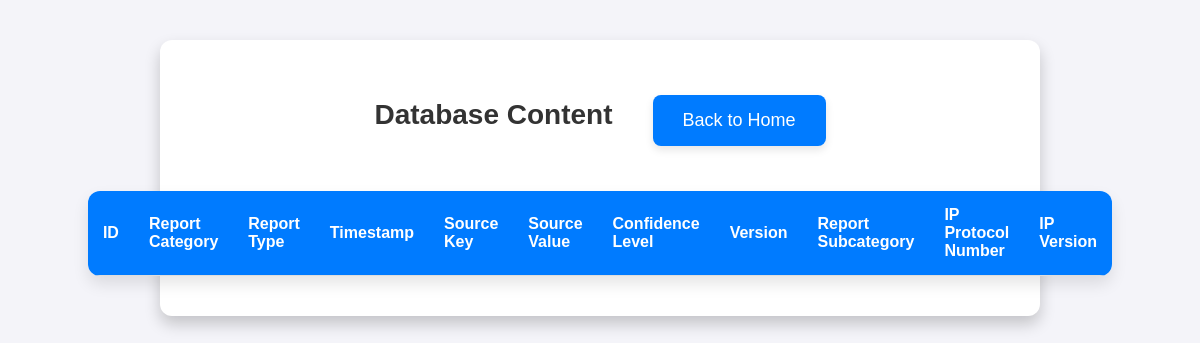
The app's page /view-database, older data.
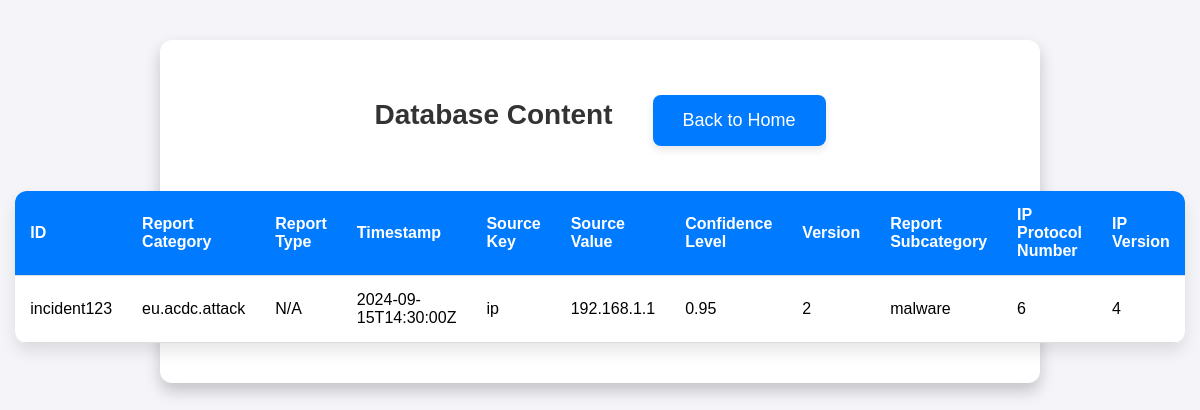
The same page, newer data.
### tables this page shows
CREATE TABLE incidents (id TEXT PRIMARY KEY, report_category TEXT, report_type TEXT, timestamp TEXT, source_key TEXT, source_value TEXT, confidence_level REAL, version INTEGER, report_subcategory TEXT, ip_protocol_number INTEGER, ip_version INTEGER);

### app.py (the view)
@app.route('/view-database')
def view_database():
    try:
        with get_db() as db:
            cursor = db.cursor()
            cursor.execute('SELECT id, report_category, report_type, timestamp, source_key, source_value, confidence_level, version, report_subcategory, ip_protocol_number, ip_version FROM incidents')
            rows = cursor.fetchall()
            data = [
                {
                    "id": row[0],
                    "report_category": row[1],
                    "report_type": row[2],
                    "timestamp": row[3],
                    "source_key": row[4],
                    "source_value": row[5],
                    "confidence_level": row[6],
                    "version": row[7],
                    "report_subcategory": row[8],
                    "ip_protocol_number": row[9],
                    "ip_version": row[10]
                } for row in rows
            ]
        return render_template('database_view.html', data=data)
    except sqlite3.Error as e:
        logging.error(f"Database query failed: {e}")
        return jsonify({"message": f"An error occurred while fetching the database contents: {e}"}), 500

### app.py (called while the page is built)
def get_db():
    conn = sqlite3.connect(app.config['DATABASE'])
    return conn

### templates/database_view.html (shortened to what this page needs)
<!DOCTYPE html>
<html lang="en">
<head>
    <link rel="stylesheet" href="{{ url_for('static', filename='styles.css') }}">
</head>
<body>
    <div class="container">
        <div class="header-container">
            <h1>Database Content</h1>
            <a href="/" class="button">Back to Home</a>
        </div>
        <table>
            <thead>
                <tr>
                    <th>ID</th>
                    <th>Report Category</th>
                    <th>Report Type</th>
                    <th>Timestamp</th>
                    <th>Source Key</th>
                    <th>Source Value</th>
                    <th>Confidence Level</th>
                    <th>Version</th>
                    <th>Report Subcategory</th>
                    <th>IP Protocol Number</th>
                    <th>IP Version</th>
                </tr>
            </thead>
            <tbody>
                {% for row in data %}
                <tr>
                    <td>{{ row['id'] }}</td>
                    <td>{{ row['report_category'] }}</td>
                    <td>{{ row['report_type'] or 'N/A' }}</td>
                    <td>{{ row['timestamp'] }}</td>
                    <td>{{ row['source_key'] }}</td>
                    <td>{{ row['source_value'] }}</td>
                    <td>{{ row['confidence_level'] }}</td>
                    <td>{{ row['version'] }}</td>
                    <td>{{ row['report_subcategory'] or 'N/A' }}</td>
                    <td>{{ row['ip_protocol_number'] }}</td>
                    <td>{{ row['ip_version'] }}</td>
                </tr>
                {% endfor %}
            </tbody>
        </table>
    </div>
</body>
</html>

### static/styles.css (style rules this page uses)
body { display: flex; justify-content: center; align-items: flex-start; min-height: 100vh; margin: 0; padding-top: 40px; font-family: 'Arial', sans-serif; background-color: #f4f4f9; }
.container { display: flex; flex-direction: column; align-items: center; text-align: center; background-color: #fff; padding: 40px; border-radius: 12px; box-shadow: 0 8px 16px rgba(0, 0, 0, 0.2); max-width: 700px; width: 100%; }
.header-container { display: flex; align-items: center; gap: 40px; }
.container h1 { margin-bottom: 30px; font-size: 28px; color: #333; }
.button { display: inline-block; padding: 15px 30px; font-size: 18px; color: #fff; background-color: #007BFF; text-decoration: none; border-radius: 8px; transition: background-color 0.3s ease, box-shadow 0.3s ease; box-shadow: 0 4px 8px rgba(0, 0, 0, 0.1); }
table { width: 100%; border-collapse: separate; border-spacing: 0; background-color: #fff; border-radius: 12px; box-shadow: 0 8px 16px rgba(0, 0, 0, 0.1); overflow: hidden; margin-top: 30px; }
thead { background-color: #007BFF; color: #fff; }
th, td { padding: 15px; text-align: left; border-bottom: 1px solid #dddddd; }
th { font-weight: bold; }
@media (min-width: 768px) { .container { max-width: 800px; } }

Row changes from the older to the newer data that the page shows:
added incidents: id "incident123", report_category "eu.acdc.attack", row "N/A", timestamp "2024-09-15T14:30:00Z", source_key "ip", source_value "192.168.1.1", confidence_level "0.95", version "2", report_subcategory "malware", ip_protocol_number "6", ip_version "4"
